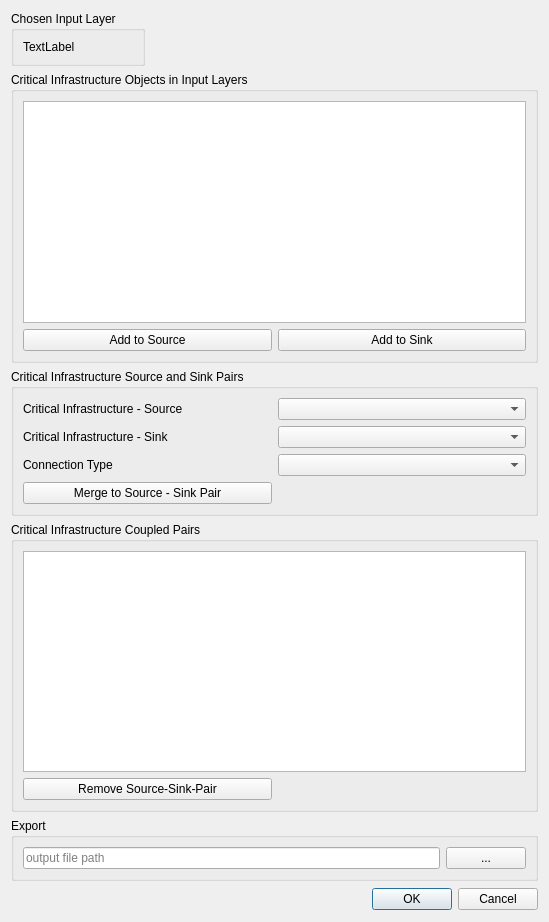
<?xml version="1.0" encoding="UTF-8"?>
<ui version="4.0">
 <class>Dialog</class>
 <widget class="QDialog" name="Dialog">
  <property name="geometry">
   <rect>
    <x>0</x>
    <y>0</y>
    <width>549</width>
    <height>922</height>
   </rect>
  </property>
  <property name="windowTitle">
   <string>Connector Export for ProMaIDes CIN-Module</string>
  </property>
  <property name="windowIcon">
   <iconset>
    <normaloff>../icons/cin.png</normaloff>../icons/cin.png</iconset>
  </property>
  <layout class="QGridLayout" name="gridLayout_5">
   <item row="0" column="1">
    <widget class="QGroupBox" name="groupBox">
     <property name="maximumSize">
      <size>
       <width>10077215</width>
       <height>10077215</height>
      </size>
     </property>
     <property name="toolTip">
      <string>Set the name of the observation points; just a string attribute is allowed!</string>
     </property>
     <property name="title">
      <string>Chosen Input Layer</string>
     </property>
     <layout class="QGridLayout" name="gridLayout">
      <item row="0" column="0">
       <widget class="QLabel" name="input_label">
        <property name="maximumSize">
         <size>
          <width>1077215</width>
          <height>1077215</height>
         </size>
        </property>
        <property name="text">
         <string>TextLabel</string>
        </property>
       </widget>
      </item>
     </layout>
    </widget>
   </item>
   <item row="1" column="1" colspan="2">
    <widget class="QGroupBox" name="groupBox_2">
     <property name="toolTip">
      <string>Set the name of the observation points; just a string attribute is allowed!</string>
     </property>
     <property name="title">
      <string>Critical Infrastructure Objects in Input Layers</string>
     </property>
     <layout class="QGridLayout" name="gridLayout_2">
      <item row="1" column="0">
       <widget class="QPushButton" name="addButton_2source">
        <property name="toolTip">
         <string>Add additional floodplain rasters</string>
        </property>
        <property name="text">
         <string>Add to Source</string>
        </property>
       </widget>
      </item>
      <item row="0" column="0" colspan="2">
       <widget class="QListWidget" name="listWidget_input">
        <property name="maximumSize">
         <size>
          <width>16777215</width>
          <height>16777215</height>
         </size>
        </property>
        <property name="toolTip">
         <string>List with floodplain rasters</string>
        </property>
        <property name="alternatingRowColors">
         <bool>true</bool>
        </property>
        <property name="selectionMode">
         <enum>QAbstractItemView::SingleSelection</enum>
        </property>
        <property name="sortingEnabled">
         <bool>true</bool>
        </property>
       </widget>
      </item>
      <item row="1" column="1">
       <widget class="QPushButton" name="addButton_2sink">
        <property name="toolTip">
         <string>Add additional floodplain rasters</string>
        </property>
        <property name="text">
         <string>Add to Sink</string>
        </property>
       </widget>
      </item>
     </layout>
    </widget>
   </item>
   <item row="2" column="1" colspan="2">
    <widget class="QGroupBox" name="groupBox_3">
     <property name="toolTip">
      <string>Set the name of the observation points; just a string attribute is allowed!</string>
     </property>
     <property name="title">
      <string>Critical Infrastructure Source and Sink Pairs</string>
     </property>
     <layout class="QGridLayout" name="gridLayout_3">
      <item row="0" column="0">
       <widget class="QLabel" name="Label_12">
        <property name="text">
         <string>Critical Infrastructure - Source </string>
        </property>
       </widget>
      </item>
      <item row="0" column="1">
       <widget class="QComboBox" name="comboBox_source"/>
      </item>
      <item row="1" column="0">
       <widget class="QLabel" name="Label_8">
        <property name="text">
         <string>Critical Infrastructure - Sink</string>
        </property>
       </widget>
      </item>
      <item row="1" column="1">
       <widget class="QComboBox" name="comboBox_sink"/>
      </item>
      <item row="2" column="0">
       <widget class="QLabel" name="label_19">
        <property name="text">
         <string>Connection Type</string>
        </property>
       </widget>
      </item>
      <item row="3" column="0">
       <widget class="QPushButton" name="addButton_2source_sink_pair">
        <property name="toolTip">
         <string>Add additional floodplain rasters</string>
        </property>
        <property name="text">
         <string>Merge to Source - Sink Pair</string>
        </property>
       </widget>
      </item>
      <item row="2" column="1">
       <widget class="QComboBox" name="comboBox_conTypes">
        <property name="toolTip">
         <string>Upscaling e.g. from 10 x 10 m to 30 x 30 m; downscaling e.g. from 30 x 30 m to 10 x 10 m</string>
        </property>
       </widget>
      </item>
     </layout>
    </widget>
   </item>
   <item row="3" column="1" colspan="2">
    <widget class="QGroupBox" name="groupBox_4">
     <property name="toolTip">
      <string>Set the name of the observation points; just a string attribute is allowed!</string>
     </property>
     <property name="title">
      <string>Critical Infrastructure Coupled Pairs</string>
     </property>
     <layout class="QGridLayout" name="gridLayout_4">
      <item row="1" column="0">
       <widget class="QPushButton" name="removeButton">
        <property name="text">
         <string>Remove Source-Sink-Pair</string>
        </property>
       </widget>
      </item>
      <item row="0" column="0" colspan="2">
       <widget class="QListWidget" name="listWidget_pairs">
        <property name="maximumSize">
         <size>
          <width>16777215</width>
          <height>16777215</height>
         </size>
        </property>
        <property name="toolTip">
         <string>List with floodplain rasters</string>
        </property>
        <property name="alternatingRowColors">
         <bool>true</bool>
        </property>
        <property name="selectionMode">
         <enum>QAbstractItemView::SingleSelection</enum>
        </property>
       </widget>
      </item>
     </layout>
    </widget>
   </item>
   <item row="4" column="1" colspan="2">
    <widget class="QGroupBox" name="groupBox_5">
     <property name="toolTip">
      <string>Set the name of the observation points; just a string attribute is allowed!</string>
     </property>
     <property name="title">
      <string>Export</string>
     </property>
     <layout class="QGridLayout" name="gridLayout_6">
      <item row="0" column="0">
       <widget class="QLineEdit" name="filename_edit">
        <property name="toolTip">
         <string>Set the output file</string>
        </property>
        <property name="placeholderText">
         <string>output file path</string>
        </property>
       </widget>
      </item>
      <item row="0" column="1">
       <widget class="QPushButton" name="browse_button">
        <property name="text">
         <string>...</string>
        </property>
       </widget>
      </item>
     </layout>
    </widget>
   </item>
   <item row="5" column="2">
    <widget class="QDialogButtonBox" name="button_box">
     <property name="orientation">
      <enum>Qt::Horizontal</enum>
     </property>
     <property name="standardButtons">
      <set>QDialogButtonBox::Cancel|QDialogButtonBox::Ok</set>
     </property>
    </widget>
   </item>
   <item row="5" column="1">
    <widget class="QPushButton" name="HelpButton">
     <property name="maximumSize">
      <size>
       <width>80</width>
       <height>50</height>
      </size>
     </property>
     <property name="layoutDirection">
      <enum>Qt::LeftToRight</enum>
     </property>
     <property name="styleSheet">
      <string notr="true">QPushButton {
    color: #333;
    border: 0px solid #555;
    border-radius: 0px;
    border-style: outset;
    background: transparent;
    padding: 5px;
    }

</string>
     </property>
     <property name="text">
      <string/>
     </property>
     <property name="icon">
      <iconset>
       <normaloff>../icons/HelpButton.png</normaloff>../icons/HelpButton.png</iconset>
     </property>
     <property name="iconSize">
      <size>
       <width>25</width>
       <height>25</height>
      </size>
     </property>
    </widget>
   </item>
  </layout>
 </widget>
 <resources>
  <include location="resources.qrc"/>
 </resources>
 <connections/>
</ui>
